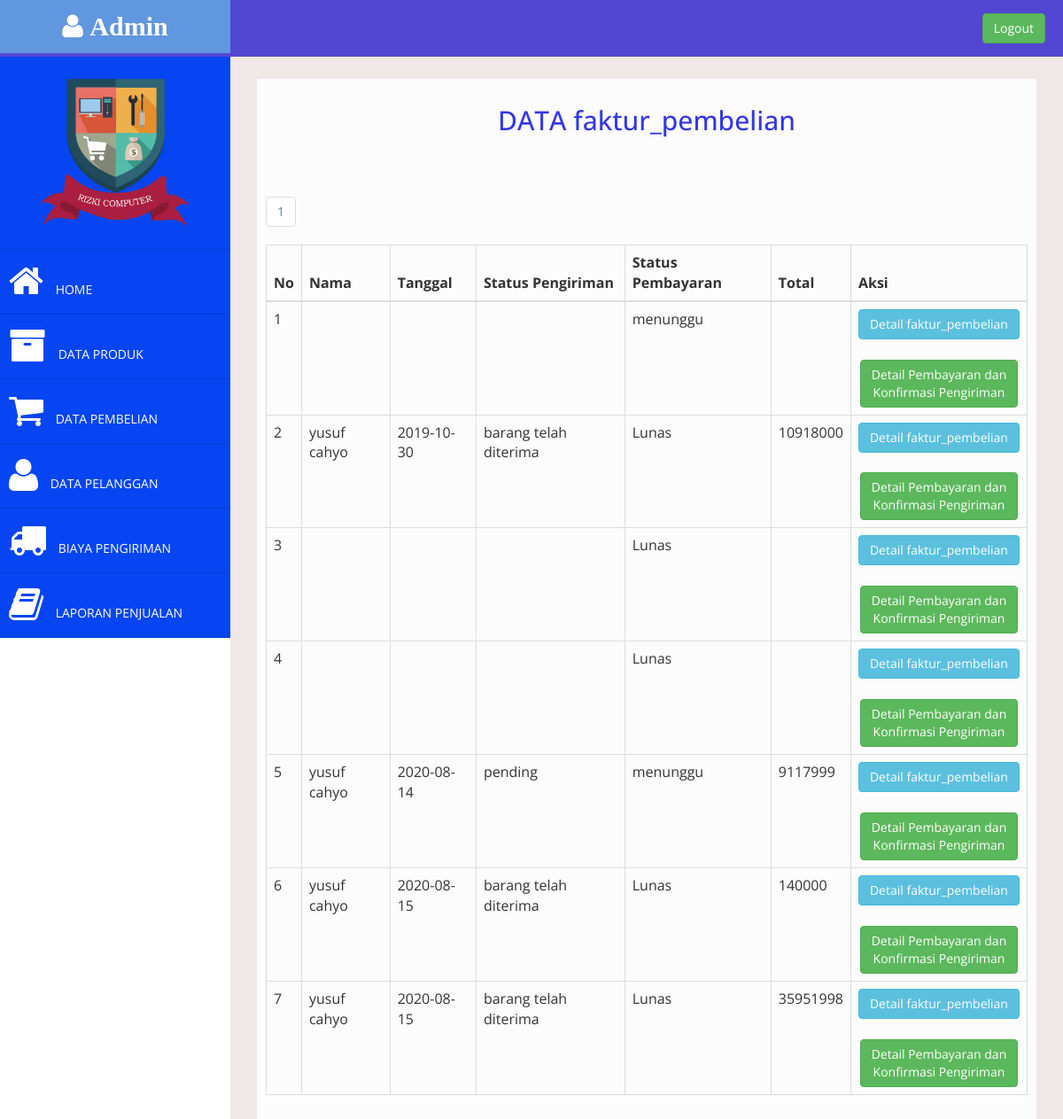
The app's page /Admin/index.php?halaman=pembelian (signed in) with its own data.
### tables this page shows
CREATE TABLE `pembayaran` (
  `id_pembayaran` int(11) NOT NULL,
  `id_faktur_pembelian` int(11) NOT NULL,
  `id_pengiriman` int(11) NOT NULL,
  `nama` varchar(50) NOT NULL,
  `metode_pembayaran` varchar(50) NOT NULL,
  `sub_jumlah` int(10) NOT NULL,
  `biaya_kirim` int(11) NOT NULL,
  `total_pembayaran` int(10) NOT NULL,
  `tanggal` date NOT NULL,
  `bukti_pembayaran` varchar(50) NOT NULL,
  `status_pembayaran` varchar(15) NOT NULL
);

CREATE TABLE `pelanggan` (
  `id_pelanggan` int(11) NOT NULL,
  `email_pelanggan` varchar(100) NOT NULL,
  `password_pelanggan` varchar(8) NOT NULL,
  `nama_pelanggan` varchar(50) NOT NULL,
  `telepon_pelanggan` varchar(13) NOT NULL,
  `alamat_pelanggan` varchar(100) NOT NULL
);

CREATE TABLE `faktur_pembelian` (
  `id_faktur_pembelian` int(11) NOT NULL,
  `id_pelanggan` int(11) NOT NULL,
  `tanggal_faktur_pembelian` date NOT NULL,
  `biaya_kirim` int(11) NOT NULL,
  `total_faktur_pembelian` int(20) NOT NULL,
  `status_faktur_pembelian` varchar(50) NOT NULL DEFAULT 'pending',
  `resi_pengiriman` varchar(30) NOT NULL
);

### Admin/pembelian.php (the view, shortened to what this page needs)
<h2><center>DATA faktur_pembelian </center></h2><br>
<br>
<?php
$per_hal=10;
$table="faktur_pembelian";
$sql = ("SELECT * FROM $table");
$query=mysql_query($sql);
$count=mysql_num_rows($query);
$halaman=ceil($count / $per_hal);
$page = (isset($_GET['page'])) ? (int)$_GET['page'] : 1;
$start = ($page - 1) * $per_hal;
?>
<table class='table table-bordered'>
	<thead>
	<tr>
		<th>No</th>
		<th>Nama </th>
		<th>Tanggal</th>
		<th>Status Pengiriman</th>
		<th>Status Pembayaran</th>
		<th>Total</th>
		<th>Aksi</th>
	</tr>
	</thead>
	<ul class="pagination">
			<?php
			for($x=1;$x<=$halaman;$x++){
			?>
				<li><a href="index.php?halaman=pembelian&page=<?php echo $x ?>"><?php echo $x ?></a></li>
			<?php
			}
			?>
		</ul>
		<tbody>
		<?php $nomor=1; ?>
		<?php $ambil=$koneksi->query("SELECT*FROM pembayaran
										LEFT JOIN faktur_pembelian ON faktur_pembelian.id_faktur_pembelian=pembayaran.id_faktur_pembelian
										LEFT JOIN pelanggan ON faktur_pembelian.id_pelanggan=pelanggan.id_pelanggan
										LEFT JOIN biaya_pengiriman ON biaya_pengiriman.id_pengiriman=pembayaran.id_pengiriman limit $start, $per_hal"); ?>
		<?php while($pecah=$ambil->fetch_assoc()) {; ?>
	    <tr>
	    	<td> <?php echo $nomor; ?> </td>
	    	<td> <?php echo $pecah['nama_pelanggan']; ?> </td>
	    	<td> <?php echo $pecah['tanggal_faktur_pembelian']; ?> </td>
	    	<td> <?php echo $pecah['status_faktur_pembelian']; ?> <br>
			</td>
			<td> <?php echo $pecah['status_pembayaran']; ?> </td>
	    	<td> <?php echo $pecah['total_faktur_pembelian']; ?> </td>
	    	<td>
	    		<center><a href="index.php?halaman=detail&id=<?php echo $pecah['id_faktur_pembelian']; ?>"
	    		class="btn btn-info">Detail faktur_pembelian</a></center><br>
	    		<center><a href="index.php?halaman=pembayaran&id=<?php echo $pecah['id_faktur_pembelian']; ?>"
	    		class="btn btn-success">Detail Pembayaran dan <br>Konfirmasi Pengiriman<br/></a></center>
	    	</td>
	    </tr>
	    <?php $nomor++; ?>
	    <?php } ?>
	 </tbody>
</table>

### Admin/assets/css/custom.css (style rules this page uses)
body { font-family: 'Open Sans', sans-serif; }
h2 { color: rgb(52, 55, 230); }

### records on screen
pembayaran: status_pembayaran "menunggu"
pembayaran: pelanggan.nama_pelanggan "yusuf cahyo", id_faktur_pembelian.tanggal_faktur_pembelian "2019-10-30", id_faktur_pembelian.status_faktur_pembelian "barang telah diterima", status_pembayaran "Lunas", id_faktur_pembelian.total_faktur_pembelian "10918000"
pembayaran: status_pembayaran "Lunas"
pembayaran: status_pembayaran "Lunas"
pembayaran: pelanggan.nama_pelanggan "yusuf cahyo", id_faktur_pembelian.tanggal_faktur_pembelian "2020-08-14", id_faktur_pembelian.status_faktur_pembelian "pending", status_pembayaran "menunggu", id_faktur_pembelian.total_faktur_pembelian "9117999"
pembayaran: pelanggan.nama_pelanggan "yusuf cahyo", id_faktur_pembelian.tanggal_faktur_pembelian "2020-08-15", id_faktur_pembelian.status_faktur_pembelian "barang telah diterima", status_pembayaran "Lunas", id_faktur_pembelian.total_faktur_pembelian "140000"
pembayaran: pelanggan.nama_pelanggan "yusuf cahyo", id_faktur_pembelian.tanggal_faktur_pembelian "2020-08-15", id_faktur_pembelian.status_faktur_pembelian "barang telah diterima", status_pembayaran "Lunas", id_faktur_pembelian.total_faktur_pembelian "35951998"
